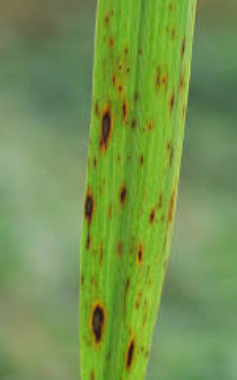
#> input picture test_images/image.png, 237 x 380 px
$ jupyter execute --allow-errors DenseNet201_SE.ipynb
#> lines starting #> are read from the running program, lines starting #| are printed output that depends on the picture; after the words box and inside, x2 and y2 are one past the last pixel; in counts of white or black regions, pixels touching at a corner belong together; pictures that were not available may be replaced by others from this repository, and a replacement may not be noted
# DenseNet201-SE — Paddy Disease Classification (9 Classes)

Implementasi **DenseNet201 + Squeeze & Excitation (SE) Block** dengan segmentasi daun **GrabCut (Rect-Based Auto-Seed)**.
Menggunakan Dataset `Rice_Leaf_AUG` (9 Kelas).
Training dan Inference konsisten tanpa domain shift.

[cell 1]
import os
import json
import random
import numpy as np
import pandas as pd
import matplotlib.pyplot as plt
import matplotlib.patches as mpatches
import seaborn as sns
import tensorflow as tf
import keras
from keras import layers

from sklearn.model_selection import train_test_split
from sklearn.utils.class_weight import compute_class_weight
from sklearn.metrics import classification_report, confusion_matrix, accuracy_score

print("TensorFlow:", tf.__version__)
print("Keras:", keras.__version__)

[cell 2]
# ----------------------------
# 1) Configuration
# ----------------------------
DATASET_DIR   = "Rice_Leaf_AUG/Rice_Leaf_AUG"  # Menggunakan Dataset Baru (9 Kelas)
TRAIN_IMG_DIR = DATASET_DIR  # Kelas langsung berada di dalam folder ini

OUTPUT_DIR = "outputs_densenet201_se_standalone_rice_aug"
os.makedirs(OUTPUT_DIR, exist_ok=True)

SEED = 42
import random; import numpy as np; import tensorflow as tf
random.seed(SEED); np.random.seed(SEED); tf.random.set_seed(SEED)
#> (this line was passed over: tensorflow is not available in this run)

IMG_SIZE   = (224, 224)
BATCH_SIZE = 16
AUTOTUNE   = tf.data.AUTOTUNE

EPOCHS_STAGE1 = 10
EPOCHS_STAGE2 = 15

LR1           = 1e-3
LR2           = 1e-5
UNFREEZE_LAST = 30

DROPOUT  = 0.4
SE_RATIO = 16

USE_FOCAL_LOSS = True
GAMMA = 2.0
ALPHA = 0.25

# GrabCut di training: True=konsisten inference/training, False=RAW
USE_GRABCUT_TRAINING = True

[cell 3]
# ----------------------------
# 2b) GrabCut Auto-Seed Segmentation — Didefinisikan Sekali, Dipakai Training & Inference
# ----------------------------
try:
    import cv2
    print(f"[INFO] ✅ OpenCV {cv2.__version__}")
except ImportError:
    raise ImportError("Install dulu: pip install opencv-python")
import numpy as np

# ── 1. UTILITAS ────────────────────────────────────────────────────────────

def keep_largest_component(mask_u8):
    """Ambil komponen putih terbesar."""
    mask = (mask_u8 > 0).astype(np.uint8)
    num, labels, stats, _ = cv2.connectedComponentsWithStats(mask, connectivity=8)
    if num <= 1: return (mask * 255).astype(np.uint8)
    largest = 1 + np.argmax(stats[1:, cv2.CC_STAT_AREA])
    return (labels == largest).astype(np.uint8) * 255

def refine_mask(mask_u8, close_k=15, open_k=7, close_it=2, open_it=1):
    """CLOSE (tutup lubang) → OPEN (hapus noise kecil)."""
    m  = (mask_u8 > 0).astype(np.uint8) * 255
    kc = cv2.getStructuringElement(cv2.MORPH_ELLIPSE, (close_k, close_k))
    ko = cv2.getStructuringElement(cv2.MORPH_ELLIPSE, (open_k,  open_k))
    m  = cv2.morphologyEx(m, cv2.MORPH_CLOSE, kc, iterations=close_it)
    m  = cv2.morphologyEx(m, cv2.MORPH_OPEN,  ko, iterations=open_it)
    return m

def crop_by_mask(bgr, mask_u8, pad=18):
    """Crop pixel-accurate ke bounding box mask."""
    ys, xs = np.where(mask_u8 > 0)
    if len(xs) == 0: return bgr, (0, 0, bgr.shape[1], bgr.shape[0])
    h, w = bgr.shape[:2]
    x1 = max(0, xs.min()-pad); y1 = max(0, ys.min()-pad)
    x2 = min(w-1, xs.max()+pad); y2 = min(h-1, ys.max()+pad)
    return bgr[y1:y2+1, x1:x2+1], (x1, y1, x2, y2)

# ── 2. GRABCUT AUTO-SEED ───────────────────────────────────────────────────

def grabcut_leaf_mask_autoseed(bgr, iters=5):
    """
    REVISI GRABCUT UNTUK DAUN SAKIT (KUNING/COKLAT/KERING)
    Menggunakan inisialisasi Rect (Bounding Box) pusat.
    Sehingga daun berpenyakit TIDAK TERHAPUS oleh aturan warna hijau.
    """
    h, w = bgr.shape[:2]

    # Inisialisasi Mask dengan GrabCut Rect (Kotak di tengah gambar)
    bgdM = np.zeros((1,65), np.float64)
    fgdM = np.zeros((1,65), np.float64)
    gc = np.zeros((h,w), np.uint8)

    rect = (10, 10, w-20, h-20) # Sisakan margin 10 pixel sbg margin pemotong background pasti

    try:
        cv2.grabCut(bgr, gc, rect, bgdM, fgdM, iters, cv2.GC_INIT_WITH_RECT)
        out = np.where((gc==cv2.GC_FGD)|(gc==cv2.GC_PR_FGD), 255, 0).astype(np.uint8)
    except Exception as e:
        # Fallback super aman jika frame kosong/error GMM opencv
        out = np.ones((h, w), dtype=np.uint8) * 255

    # Bersihkan Noise tepi
    out = refine_mask(out, close_k=21, open_k=9, close_it=2, open_it=1)
    out = keep_largest_component(out)
    return out

def preprocess_leaf_grabcut(bgr, target_size=(224,224), pad=18):
    """
    GrabCut → BG hitam ⬛ → crop ROI → resize → RGB float32.
    Dipakai di: training pipeline + inference.
    """
    leaf_mask  = grabcut_leaf_mask_autoseed(bgr, iters=5)
    leaf_only  = cv2.bitwise_and(bgr, bgr, mask=leaf_mask)
    crop, bbox = crop_by_mask(leaf_only, leaf_mask, pad=pad)
    crop_rsz   = cv2.resize(crop, target_size, interpolation=cv2.INTER_AREA)
    rgb_model  = cv2.cvtColor(crop_rsz, cv2.COLOR_BGR2RGB).astype(np.float32)
    return rgb_model, leaf_mask, leaf_only, bbox

# ── 4. TF.NUMPY_FUNCTION WRAPPER ──────────────────────────────────────────

# [15 lines left out: function _tf_grabcut_map, not called in this run]

print("✅ GrabCut Auto-Seed functions siap.")
print(f"   USE_GRABCUT_TRAINING = {USE_GRABCUT_TRAINING}")
print("   True  → training + inference pakai GrabCut (NO domain shift)")
print("   False → training RAW, inference GrabCut (ada domain shift)")

[cell 4]
# ----------------------------
# 2) Dynamic Dataset Loading (Folder Scan)
# ----------------------------
filepaths = []
labels    = []

classes = sorted(os.listdir(TRAIN_IMG_DIR))
classes = [c for c in classes if os.path.isdir(os.path.join(TRAIN_IMG_DIR, c))]
print(f"[INFO] Classes found ({len(classes)}): {classes}")

class_counts = {}
for label in classes:
    class_dir = os.path.join(TRAIN_IMG_DIR, label)
    images = [f for f in os.listdir(class_dir) if f.lower().endswith(('.jpg', '.jpeg', '.png'))]
    class_counts[label] = len(images)
    for img in images:
        filepaths.append(os.path.join(class_dir, img))
        labels.append(label)

df = pd.DataFrame({'filepath': filepaths, 'label': labels})

print(f"\n[INFO] Total Dataset: {len(df)} images")
print("Distribution per class:")
print(pd.Series(class_counts))

class_names  = sorted(df['label'].unique().tolist())
num_classes  = len(class_names)
class_to_idx = {c: i for i, c in enumerate(class_names)}

with open(os.path.join(OUTPUT_DIR, "class_names.json"), "w") as f:
    json.dump(class_names, f, indent=2)

#> (a cell that did not finish here is left out)

[cell 6]
# ----------------------------
# 4) tf.data Input Pipeline (opsional GrabCut preprocessing)
# ----------------------------
# [5 lines left out: function decode_image, not called in this run]

def process_path(path, label_idx):
    return decode_image(path), tf.one_hot(label_idx, num_classes)

# [11 lines left out: function make_ds, not called in this run]

#> (the rest of this cell did not finish here and is left out)

#> (a cell that did not finish here is left out)

[cell 8]
# ----------------------------
# 6) Model Architecture (DenseNet201 + SE Block)
# ----------------------------
# [7 lines left out: function se_block, not called in this run]

def build_densenet201_se(num_classes, dropout=DROPOUT, se_ratio=SE_RATIO, name="DenseNet201_SE"):
    backbone = tf.keras.applications.DenseNet201(
        include_top=False, weights="imagenet",
        input_shape=(IMG_SIZE[0], IMG_SIZE[1], 3)
    )
    backbone.trainable = False

    inp = tf.keras.Input(shape=(IMG_SIZE[0], IMG_SIZE[1], 3))
    x   = DenseNetPreprocess(name="densenet_preprocess")(inp)
    x   = backbone(x, training=False)
    x   = se_block(x, ratio=se_ratio, name="se_block")
    x   = tf.keras.layers.GlobalAveragePooling2D()(x)
    x   = tf.keras.layers.Dropout(dropout)(x)
    out = tf.keras.layers.Dense(num_classes, activation="softmax")(x)
    return tf.keras.Model(inp, out, name=name)

#> (the rest of this cell did not finish here and is left out)

model.compile(optimizer=tf.keras.optimizers.Adam(LR1), loss=LOSS_FN, metrics=["accuracy"])
model.summary()

#> (a cell that did not finish here is left out)

[cell 10]
# ----------------------------
# 8) Train & Eval Plot Helper
# ----------------------------
# [22 lines left out: function plot_history, not called in this run]

[cell 11]
# ----------------------------
# 9) STAGE 1: Train Head Only
# ----------------------------
checkpoint_path = os.path.join(OUTPUT_DIR, "best_stage1.keras")

#> (the rest of this cell did not finish here and is left out)

#> (a cell that did not finish here is left out)

#> (a cell that did not finish here is left out)

[cell 14]
# ----------------------------
# 12) Save Model
# ----------------------------
print("\n💾 Model saved successfully at:")
#> (the rest of this cell did not finish here and is left out)

---
## 🔍 Inference Helper

Jalankan Cell **13a** terlebih dahulu sebelum Cell 13b / 13c / 14b / 14c.
Pastikan `Cell 2b` (GrabCut functions) juga sudah dijalankan.

[cell 15]
# ----------------------------
# 13a) Load Model + Library untuk Inference
# WAJIB dijalankan pertama sebelum Cell 13b / 13c / 14b / 14c
# ----------------------------
import os
import json
import numpy as np
import pandas as pd
import matplotlib.pyplot as plt
import matplotlib.patches as mpatches
import tensorflow as tf
import keras

# ============================================================
# AUTO-DETECT path model — bekerja di CWD manapun
# ============================================================
def _find_model_path():
    """Cari file model .keras secara otomatis dari beberapa lokasi kandidat."""
    # Folder project (absolut, diambil dari lokasi notebook ini)
    base_candidates = [
        os.getcwd(),
        r"c:\Users\azzik\Documents\Tugas Akhir\Skripsi\Model DenseNet-201",
    ]
    model_subpaths = [
        os.path.join("model", "outputs_densenet201_se_standalone", "densenet201_se_final.keras"),
        os.path.join("outputs_densenet201_se_standalone", "densenet201_se_final.keras"),
    ]
    for base in base_candidates:
        for sub in model_subpaths:
            candidate = os.path.join(base, sub)
            if os.path.exists(candidate):
                return candidate
    return None

def _find_class_names_path():
    """Cari file class_names.json secara otomatis."""
    base_candidates = [
        os.getcwd(),
        r"c:\Users\azzik\Documents\Tugas Akhir\Skripsi\Model DenseNet-201",
    ]
    cn_subpaths = [
        os.path.join("model", "outputs_densenet201_se_standalone", "class_names.json"),
        os.path.join("outputs_densenet201_se_standalone", "class_names.json"),
        "class_names.json",
    ]
    for base in base_candidates:
        for sub in cn_subpaths:
            candidate = os.path.join(base, sub)
            if os.path.exists(candidate):
                return candidate
    return None

# Resolusi path
print(f"[INFO] Working Directory : {os.getcwd()}")

MODEL_PATH       = _find_model_path()
CLASS_NAMES_PATH = _find_class_names_path()
#> further down, bgr_in is the input picture: shape (380, 237, 3); mean B, G, R 77.9, 148.2, 117
CUSTOM_TEST_DIR  = "test_images"   # Folder gambar uji (di LUAR paddy-disease-classification)
IMG_SIZE         = (224, 224)

#> (the rest of this cell did not finish here and is left out)

### 13b. Prediksi 1 Gambar — Tanpa Segmentasi

Ganti `IMAGE_FILE` dengan nama file gambar di folder `test_images/`.

[cell 16]
# ----------------------------
# 13b) Prediksi SATU Gambar (Tanpa Segmentasi)
# ----------------------------
# [37 lines left out: function predict_single_image, not called in this run]

IMAGE_FILE = "image.png"   # ← Ganti nama file
IMAGE_PATH = os.path.join(CUSTOM_TEST_DIR, IMAGE_FILE)
#> (the rest of this cell did not finish here and is left out)

### 13c. Batch Prediksi `test_images/` → CSV — Tanpa Segmentasi

[cell 17]
# ----------------------------
# 13c) Batch Prediction → CSV (Tanpa Segmentasi)
# ----------------------------
# [36 lines left out: function predict_all_in_folder, not called in this run]

#> (the rest of this cell did not finish here and is left out)

---
## 🍃 Leaf Segmentation + Inference — GrabCut Auto-Seed

Prediksi menggunakan segmentasi GrabCut — background daun dibuang ⬛, model fokus ke area daun saja.
Prasyarat: **Cell 2b** + **Cell 13a** harus sudah dijalankan.

[cell 18]
# ----------------------------
# 14b) Prediksi 1 Gambar — GrabCut Auto-Seed
# ----------------------------
# ⚙️ UBAH DI SINI
IMAGE_FILE       = "image.png"   # nama file di test_images/
USE_SEGMENTATION = True          # True = GrabCut | False = tanpa segmentasi
# ⚙️

IMAGE_PATH = os.path.join(CUSTOM_TEST_DIR, IMAGE_FILE)
if not os.path.exists(IMAGE_PATH):
    raise FileNotFoundError(f"❌ File tidak ada: {IMAGE_PATH}")

print(f"File : {IMAGE_PATH}")
print(f"Mode : {'GrabCut Auto-Seed' if USE_SEGMENTATION else 'Tanpa Segmentasi'}")

#> (the rest of this cell did not finish here and is left out)

#> in keep_largest_component, `num, labels, stats, _ = cv2.connectedComponentsWithStats(mask, connect..`:
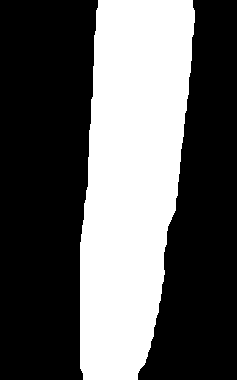
#> mask: shape (380, 237); values 0 (black) and 1 (white), 36.9% white; 1 white region, box (x1, y1, x2, y2) and area: (80, 0, 195, 380) 33241
#> in preprocess_leaf_grabcut, `leaf_only  = cv2.bitwise_and(bgr, bgr, mask=leaf_mask)`:
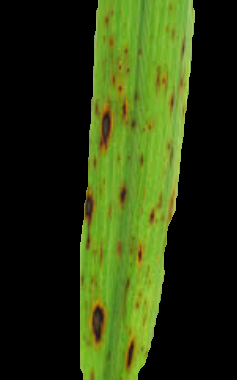
#> leaf_only: shape (380, 237, 3); mean B, G, R 15, 57.8, 43.4
#> in crop_by_mask, `x1 = max(0, xs.min() - pad)`: x1 = 62
#> in crop_by_mask, `y1 = max(0, ys.min() - pad)`: y1 = 0
#> in crop_by_mask, `x2 = min(w - 1, xs.max() + pad)`: x2 = 212
#> in crop_by_mask, `y2 = min(h - 1, ys.max() + pad)`: y2 = 379
#> in preprocess_leaf_grabcut, `crop, bbox = crop_by_mask(leaf_only, leaf_mask, pad=pad)`:
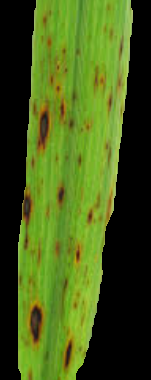
#> crop: shape (380, 151, 3); mean B, G, R 23.6, 90.7, 68.2
#> in preprocess_leaf_grabcut, `crop, bbox = crop_by_mask(leaf_only, leaf_mask, pad=pad)`: bbox = (62, 0, 212, 379)
#> in preprocess_leaf_grabcut, `crop_rsz   = cv2.resize(crop, target_size, interpolation=cv2.INTER_AREA)`:
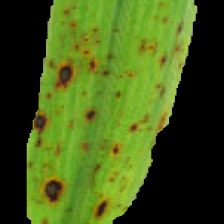
#> crop_rsz: shape (224, 224, 3); mean B, G, R 23.5, 90.6, 68.1
#> in preprocess_leaf_grabcut, `rgb_model  = cv2.cvtColor(crop_rsz, cv2.COLOR_BGR2RGB).astype(np.float..`:
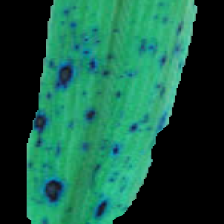
#> rgb_model: shape (224, 224, 3) float32; mean B, G, R 68.1, 90.6, 23.5
#> `plt.tight_layout()`:
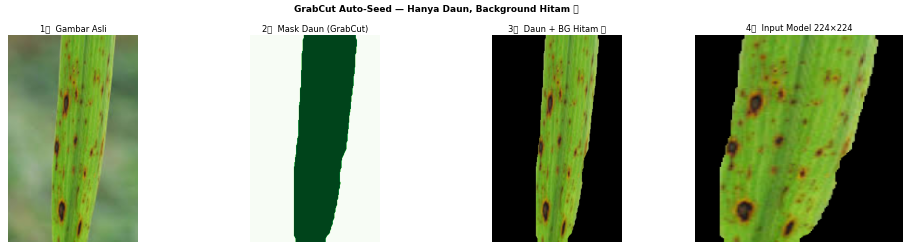
#> figure drawn by matplotlib, 4 panels

    fig, axes = plt.subplots(1, 4, figsize=(20, 5))
    fig.suptitle("GrabCut Auto-Seed — Hanya Daun, Background Hitam ⬛",
                 fontsize=13, fontweight="bold")
    axes[0].imshow(cv2.cvtColor(bgr_in, cv2.COLOR_BGR2RGB))
    axes[0].set_title("1️⃣  Gambar Asli");            axes[0].axis("off")
    axes[1].imshow(leaf_mask, cmap="Greens")
    axes[1].set_title("2️⃣  Mask Daun (GrabCut)");    axes[1].axis("off")
    axes[2].imshow(cv2.cvtColor(leaf_only, cv2.COLOR_BGR2RGB))
    axes[2].set_title("3️⃣  Daun + BG Hitam ⬛");     axes[2].axis("off")
    axes[3].imshow(rgb_input.astype("uint8"))
    axes[3].set_title("4️⃣  Input Model 224×224");    axes[3].axis("off")
    plt.tight_layout(); plt.show()
    img_tensor = tf.expand_dims(tf.constant(rgb_input), axis=0)
else:
    raw = tf.io.read_file(IMAGE_PATH)
    img = tf.image.decode_image(raw, channels=3, expand_animations=False)
    img = tf.image.resize(img, IMG_SIZE, method="bilinear")
    img_tensor = tf.expand_dims(tf.cast(img, tf.float32), axis=0)

probs      = inf_model.predict(img_tensor, verbose=0)[0]
pred_idx   = int(np.argmax(probs))
pred_label = class_names_inf[pred_idx]
confidence = float(probs[pred_idx])

fig2, ax2 = plt.subplots(figsize=(9, 4))
colors = ["#27ae60" if i==pred_idx else "#3498db" for i in range(len(class_names_inf))]
bars   = ax2.barh(class_names_inf, probs*100, color=colors, edgecolor="white", height=0.6)
clr    = "#27ae60" if confidence>=0.8 else ("#e67e22" if confidence>=0.5 else "#e74c3c")
ax2.set_title(f"🏷️  {pred_label.replace('_',' ').title()}  |  {confidence*100:.2f}%",
              fontsize=12, fontweight="bold", color=clr)
ax2.set_xlabel("Probability (%)"); ax2.set_xlim(0, 105)
for bar, val in zip(bars, probs):
    ax2.text(val*100+0.8, bar.get_y()+bar.get_height()/2,
             f"{val*100:.1f}%", va="center", fontsize=9)
ax2.legend(handles=[mpatches.Patch(color="#27ae60", label="Predicted"),
                    mpatches.Patch(color="#3498db", label="Others")], loc="lower right")
ax2.grid(axis="x", alpha=0.3); plt.tight_layout(); plt.show()
print(f"\n🎯 Label     : {pred_label}")
print(f"   Confidence: {confidence*100:.2f}%")
